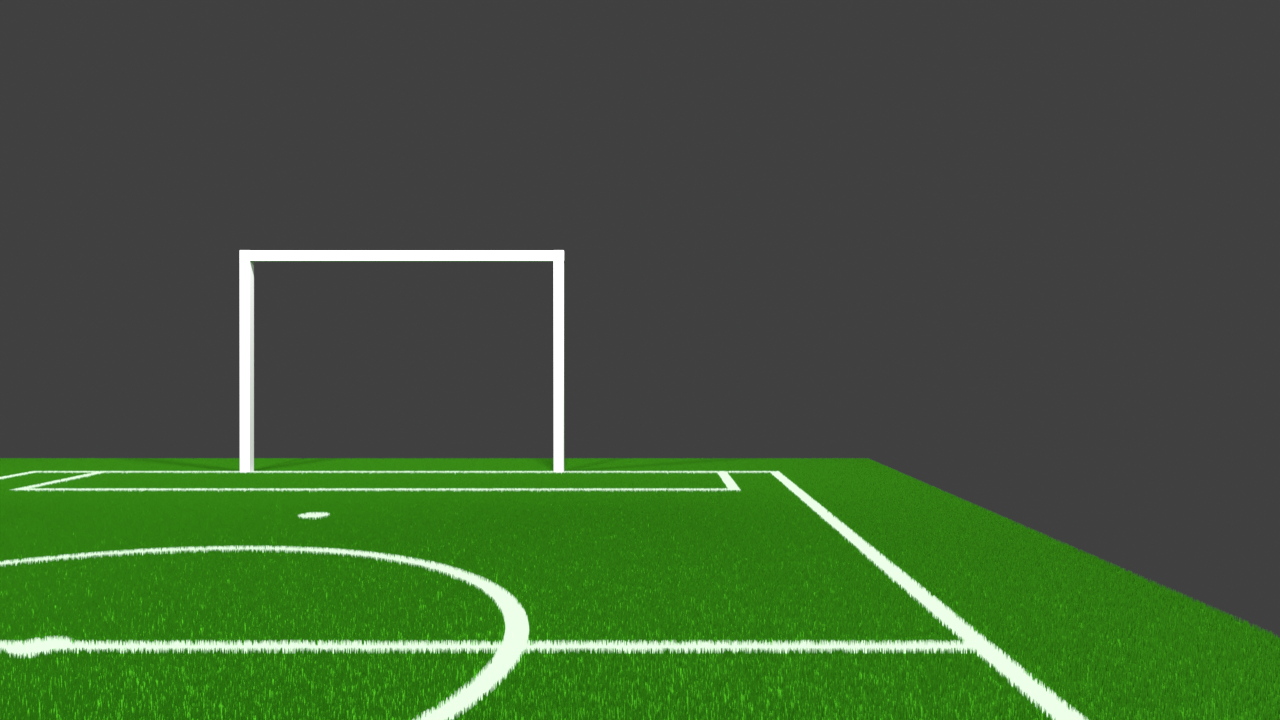
#> input picture deteksi garis/sample3.png, 1280 x 720 px
$ python line_img.py
#> lines starting #> are read from the running program, lines starting #| are printed output that depends on the picture; after the words box and inside, x2 and y2 are one past the last pixel; in counts of white or black regions, pixels touching at a corner belong together
import cv2
import numpy as np

#fungsi segmentasi lapangan
def segment(frame):
    low_green = np.array([30, 100, 45])
    up_green = np.array([85, 255, 255])

    hsv = cv2.cvtColor(frame, cv2.COLOR_BGR2HSV)
    kernel = cv2.getStructuringElement(cv2.MORPH_ELLIPSE, (3, 3))
    green_mask = cv2.inRange(hsv, low_green, up_green)
    green_mask1 = cv2.erode(green_mask, kernel, iterations=1)
    green_mask2 = cv2.dilate(green_mask1, kernel, iterations=6)

    #ambil bagian terbesar yang dianggap lapangan
    contours, _ = cv2.findContours(green_mask2, cv2.RETR_EXTERNAL, cv2.CHAIN_APPROX_SIMPLE)
    largest_contour = max(contours, key=cv2.contourArea)
    hull = cv2.convexHull(largest_contour)

    mask = np.zeros_like(green_mask2)
    cv2.drawContours(mask, [hull], -1, 255, thickness=-1)
    roi_frame = cv2.bitwise_and(frame, frame, mask=mask)

    return roi_frame

def slope(x1, y1, x2, y2):
    return (y1 - y2) / (x2 - x1 + 1e-6)

#jika garis relatif sejajar dan dekat = True
def is_parallel_and_close(line1, line2, slope_threshold=0.1, distance_threshold=10):    #threshold = toleransi perbedaan
    x1, y1, x2, y2 = line1
    x3, y3, x4, y4 = line2

    slope1 = slope(x1, y1, x2, y2)
    slope2 = slope(x3, y3, x4, y4)

    if abs(slope1 - slope2) > slope_threshold:
        return False

    dist = abs((y3 - slope1 * x3 - (y1 - slope1 * x1)) / np.sqrt(1 + slope1**2))
    return dist < distance_threshold

#jika ada 2 garis sejajar dan dekat, buang 1
def merge_lines(lines):
    merged_lines = []

    while lines:
        line = lines.pop(0)
        x1, y1, x2, y2 = line[0]
        max_line = line
        max_length = np.sqrt((x2 - x1)**2 + (y2 - y1)**2)

        to_remove = []
        for other_line in lines:
            x3, y3, x4, y4 = other_line[0]
            if is_parallel_and_close((x1, y1, x2, y2), (x3, y3, x4, y4)):
                length = np.sqrt((x4 - x3)**2 + (y4 - y3)**2)
                if length > max_length:
                    max_length = length
                    max_line = other_line
                to_remove.append(other_line)

        for line_to_remove in to_remove:
            lines.remove(line_to_remove)

        merged_lines.append(max_line)
    return merged_lines

def intersect(frame, field, lines):
    i = 0
    for line in lines:
        i += 1
        L1, T1, L2, T2 = 0, 0, 0, 0     #banyak pixel yang terdeteksi potongan L atau T, 1: ujung garis kiri, 2: ujung garis kanan
        bL1, bT1, bL2, bT2 = False, False, False, False     #false = tidak ada potongan L/T

        x1, y1, x2, y2 = line[0]
        r = 8   #radius deteksi intersect

        # [7 lines of commented-out code are left out]
        cv2.circle(frame, (x1, y1), 3, (0, 255, 0), -1)
        cv2.circle(frame, (x2, y2), 3, (0, 255, 0), -1)
        cv2.line(frame, (x1, y1), (x2, y2), (255, 255, 255), 2)

        #kotak kuning untuk cari banyak pixel titik dan garis di sekitar titik
        x11, y11 = max(x1 - r, 0), max(y1 - r, 0)
        x12, y12 = min(x1 + r, frame.shape[1]), min(y1 + r, frame.shape[0])
        surrounding_point1 = frame[y11:y12, x11:x12]

        x21, y21 = max(x2 - r, 0), max(y2 - r, 0)
        x22, y22 = min(x2 + r, frame.shape[1]), min(y2 + r, frame.shape[0])
        surrounding_point2 = frame[y21:y22, x21:x22]

        cv2.rectangle(frame, (x11, y11), (x12, y12), (0, 255, 255), 1)
        cv2.rectangle(frame, (x21, y21), (x22, y22), (0, 255, 255), 1)

        is_point1 = cv2.inRange(surrounding_point1, (240, 0, 0), (255, 10, 10)) #pixel biru = titik
        is_line1 = cv2.inRange(surrounding_point1, (0, 0, 240), (10, 10, 255))  #pixel merah = garis
        L1 = np.sum(is_point1)
        T1 = np.sum(is_line1)

        th= 1200    #banyak pixel minimal yang dianggap L atau T

        if L1 > th:
            cv2.putText(frame, "L1", (x1 - r, y1 + r + 20), cv2.FONT_HERSHEY_SIMPLEX, 0.6, (255, 255, 255), 2)
            bL1 = True
        elif T1 >th:
            cv2.putText(frame, "T1", (x1 - r, y1 + r + 20), cv2.FONT_HERSHEY_SIMPLEX, 0.6, (255, 255, 255), 2)
            bT1 = True

        is_point2 = cv2.inRange(surrounding_point2, (240, 0, 0), (255, 10, 10))
        is_line2 = cv2.inRange(surrounding_point2, (0, 0, 240), (10, 10, 255))
        L2 = np.sum(is_point2)
        T2 = np.sum(is_line2)

        if L2 > th:
            cv2.putText(frame, "L2", (x2 - r, y2 + r + 20), cv2.FONT_HERSHEY_SIMPLEX, 0.6, (255, 255, 255), 2)
            bL2 = True
        elif T2 > th:
            cv2.putText(frame, "T2", (x2 - r, y2 + r + 20), cv2.FONT_HERSHEY_SIMPLEX, 0.6, (255, 255, 255), 2)
            bT2 = True

        #cek apakah titik ada di pojok, false = tidak di pojok
        P1edge, P2edge = False, False
        ed = 50     #toleransi dianggap pojok
        if y1 < ed or y1 > frame.shape[0] - ed:
            P1edge = True
        if x1 < ed or x1 > frame.shape[1] - ed:
            P1edge = True
        if y2 < ed or y2 > frame.shape[0] - ed:
            P2edge = True
        if x2 < ed or x2 > frame.shape[1] - ed:
            P2edge = True

        #garis tengah adalah garis yang diapit 2 titik, (T, T) (pojok, T) (T, pojok)
        if (bT1 and bT2) or (bT1 and P2edge) or (bT2 and P1edge):
            cv2.putText(frame, "garis tengah", (int(0.5*x1 + 0.5*x2), int(0.5*y1 + 0.5*y2) - 20), cv2.FONT_HERSHEY_SIMPLEX, 0.6, (255, 255, 255), 2)

            #jika garis tengah lurus, cari X intersect: dengan cek pixel putih satu satu hehe
            grad = slope(x1, y1, x2, y2)
            if grad > -0.1 and grad < 0.1:
                white = 10e6
                b = False
                if bT1:
                    for px in range (x1, x2):
                        white_before = white
                        white = 0
                        for py in range (int((y1 + y2)/2) - 30, int((y1 + y2)/2) + 30):
                            if field[py, px] == 255:
                                white += 1

                        #print("white before =", white_before, "white =", white)
                        if white > white_before + 7:
                            cv2.circle(frame, (px, int((y1 + y2)/2)), 4, (0, 255, 0), -1)
                            center_line = frame[int((y1 + y2)/2), x1:px]
                            actual_length= 1.5 #meter, adalah panjang asli dari T ke X
                            focal_length= 2817
                            detected_length= center_line.size
                            y_distance= (actual_length*focal_length)/detected_length
                            if y_distance <= 4.5:   #jarak dari tengah lapangan ke pojok
                                text2 = f"Distance: {y_distance:.2f} meter"
                                cv2.putText(frame, text2, (px, y1 + 40), cv2.FONT_HERSHEY_SIMPLEX, 0.6, (255, 255, 255), 2)
                                x_distance = (abs(x1 - frame.shape[1]//2) / (px - x1)) * actual_length
                                x_distance = -3 + x_distance    #posisi x robot dari pusat lapangan
                                y_distance = -y_distance        #posisi y robot dari pusat lapangan
                                print(x_distance, y_distance)
                                local_point(x_distance, y_distance, width, height, resolusi)
                            b = True
                            break

                        if b:
                            break

                elif bT2:
                    for px in range (x2, x1, -1):
                        white_before = white
                        white = 0
                        for py in range (int((y1 + y2)/2) - 30, int((y1 + y2)/2) + 30):
                            if field[py, px] == 255:
                                white += 1

                        #print("white =", white)
                        if white > white_before + 7:
                            cv2.circle(frame, (px, int((y1 + y2)/2)), 4, (0, 255, 0), -1)
                            center_line = frame[int((y1 + y2)/2), px:x2]
                            actual_length= 1.5 #meter
                            focal_length= 2817
                            detected_length= center_line.size
                            y_distance= (actual_length*focal_length)/detected_length
                            if y_distance <= 4.5:
                                text2 = f"Distance: {y_distance:.2f} meter"
                                cv2.putText(frame, text2, (px, y1 + 40), cv2.FONT_HERSHEY_SIMPLEX, 0.6, (255, 255, 255), 2)
                                x_distance = (abs(x2 - frame.shape[1]//2) / (x2 - px)) * actual_length
                                x_distance = 3 - x_distance
                                y_distance = -y_distance
                                print(x_distance, y_distance)
                                local_point(x_distance, y_distance, width, height, resolusi)
                            b = True
                            break

                        if b:
                            break

        #garis samping adalah garis yang diapit 2 titik, (L, L) (L, pojok) (pojok, L)
        if (bL1 and bL2) or (bL1 and P2edge) or (bL2 and P1edge):
            cv2.putText(frame, "garis samping", (int(0.5*x1 + 0.5*x2), int(0.5*y1 + 0.5*y2) - 20), cv2.FONT_HERSHEY_SIMPLEX, 0.6, (255, 255, 255), 2)

        #print(text, "point 1 =", L1, "line 1 =", T1, "point 2 =", L2, "line 2 =", T2)p
        #print("P1 edge =", P1edge, "P2 edge =", P2edge)

        #kembalikan ke warna awal
        cv2.line(frame, (x1, y1), (x2, y2), (0, 0, 255), 2)
        cv2.circle(frame, (x1, y1), 3, (255, 0, 0), -1)
        cv2.circle(frame, (x2, y2), 3, (255, 0, 0), -1)

#fungsi lokalisasi
def local_point(x, y, width, height, resolusi):
    center_x, center_y = width // 2, height // 2    #titik 0, 0 lapangan (tengah)

    cv2.rectangle(canvas, (0 + resolusi, resolusi), (width - resolusi, height - resolusi), (255, 255, 255), 2)  #garis pinggir
    cv2.line(canvas, (0 + resolusi, center_y), (width - resolusi, center_y), (255, 255, 255), 2)    #garis tengah
    cv2.circle(canvas, (center_x, center_y), int(1.5*resolusi), (255, 255, 255), 2) #lingkaran tengah
    cv2.rectangle(canvas, (int(0.5*resolusi) + resolusi, 2*resolusi), (width - int(1.5*resolusi), resolusi), (255, 255, 255), 2) #kotak gawang 1
    cv2.rectangle(canvas, (int(0.5*resolusi) + resolusi, height - 2*resolusi), (width - int(1.5*resolusi), height - resolusi), (255, 255, 255), 2) #kotak gawang 2

    #posisi robot dalam meter
    x = int(x*resolusi + center_x)
    y = int(-y*resolusi + center_y)
    cv2.circle(canvas, (x, y), int(0.2 * resolusi), (0, 0, 255), -1)

img = cv2.imread('sample3.png')
#> img is the input picture: shape (720, 1280, 3); mean B, G, R 56.9, 88.6, 65.7
height, width, channels = img.shape
final = np.ones((height, width, 3), dtype=np.uint8) * 0
frame = segment(img)
#> in segment, `green_mask = cv2.inRange(hsv, low_green, up_green)`:
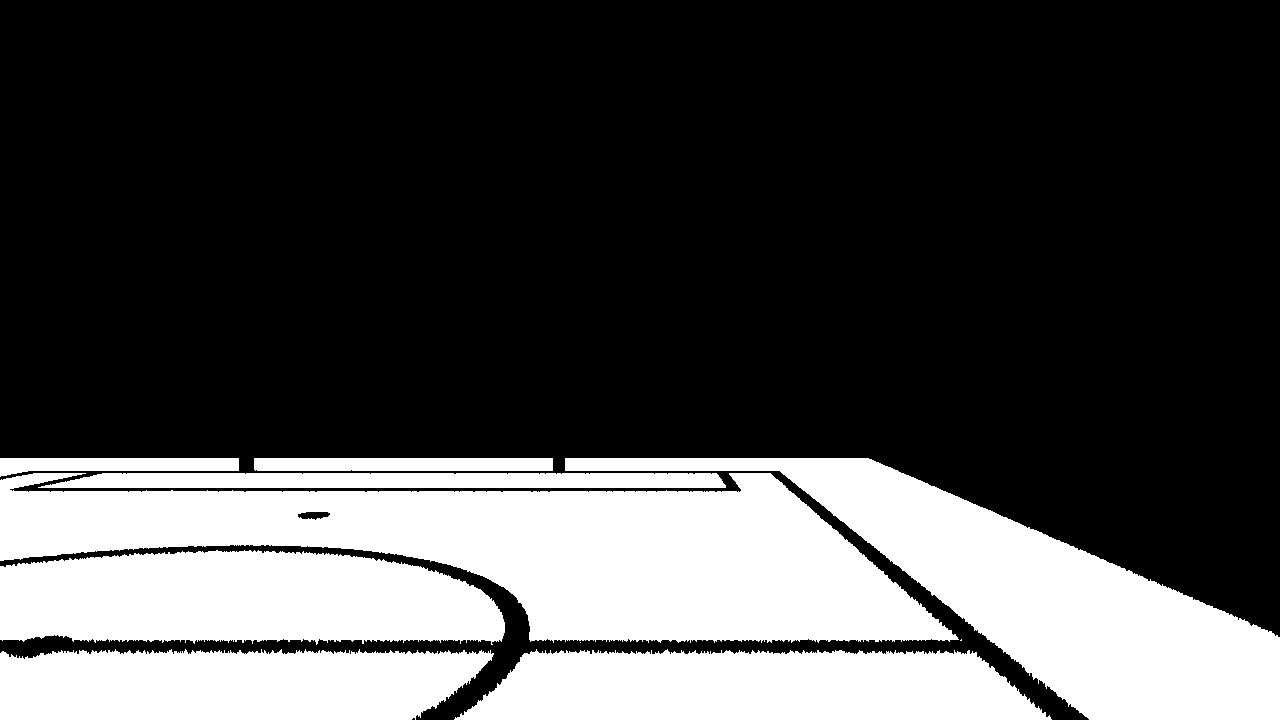
#> green_mask: shape (720, 1280); 29.2% white; 10 white regions (2 under 20 px), largest, box (x1, y1, x2, y2) and area: (0, 473, 959, 643) 87518, (565, 458, 1280, 720) 58837, (0, 550, 505, 645) 40042
#> in segment, `green_mask2 = cv2.dilate(green_mask1, kernel, iterations=6)`:
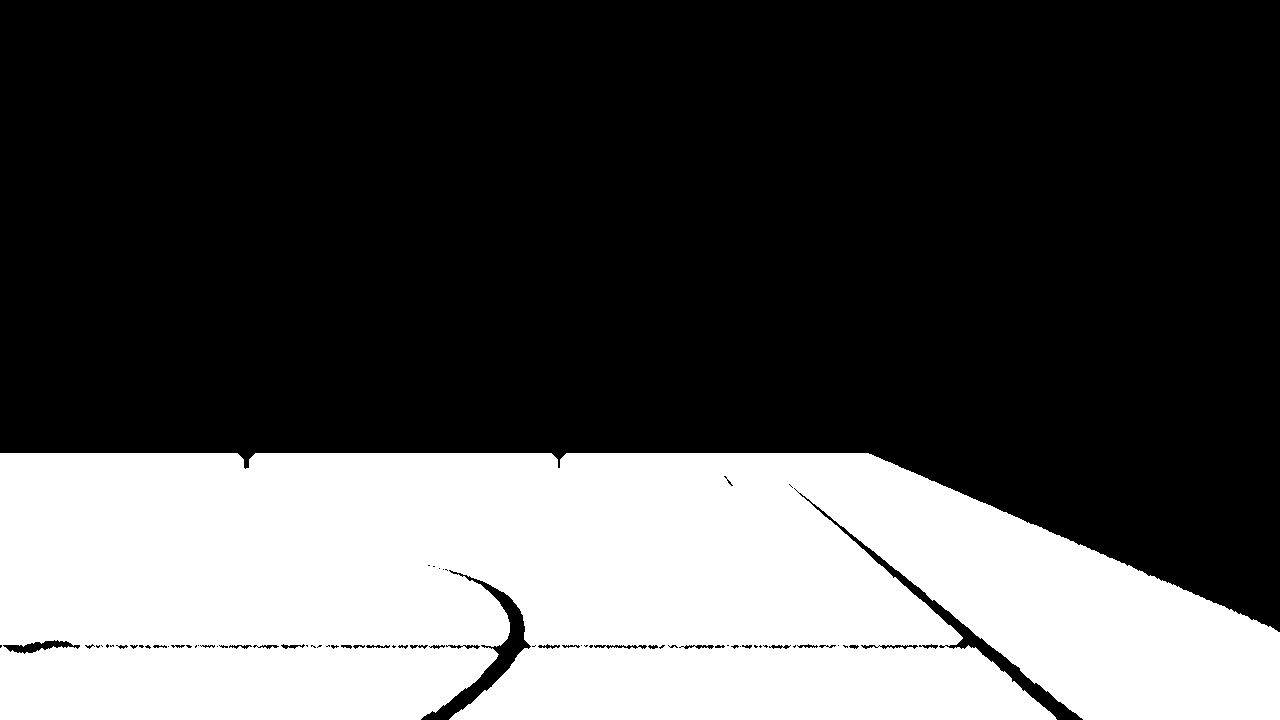
#> green_mask2: shape (720, 1280); 32.2% white; 1 white region
#> in segment, `contours, _ = cv2.findContours(green_mask2, cv2.RETR_EXTERNAL, cv2.CHA..`: contours = 1 contour; box (x1, y1, x2, y2) and area: (0, 453, 1280, 720) 297195
#> in segment, `largest_contour = max(contours, key=cv2.contourArea)`: largest_contour = contour of 721 points, box (x1, y1, x2, y2) (0, 453, 1280, 720), area 297195
#> in segment, `hull = cv2.convexHull(largest_contour)`: hull = contour of 12 points, box (x1, y1, x2, y2) (0, 453, 1280, 720), area 304020

low_white = np.array([0, 0, 165])
up_white = np.array([300, 60, 255])

hsv = cv2.cvtColor(frame, cv2.COLOR_BGR2HSV)
#> hsv: shape (720, 1280, 3); mean H, S, V 17, 64.5, 43.9
mask_white = cv2.inRange(hsv, low_white, up_white)
#> mask_white: shape (720, 1280); 2.7% white; 10 white regions (3 under 20 px), largest, box (x1, y1, x2, y2) and area: (0, 471, 1085, 720) 19841, (12, 453, 740, 491) 3051, (0, 546, 236, 566) 986
blurred_bin = cv2.GaussianBlur(hsv, (5, 5), 2)
#> blurred_bin: shape (720, 1280, 3); mean H, S, V 17, 64.5, 43.9
edges = cv2.Canny(blurred_bin, 50, 150)
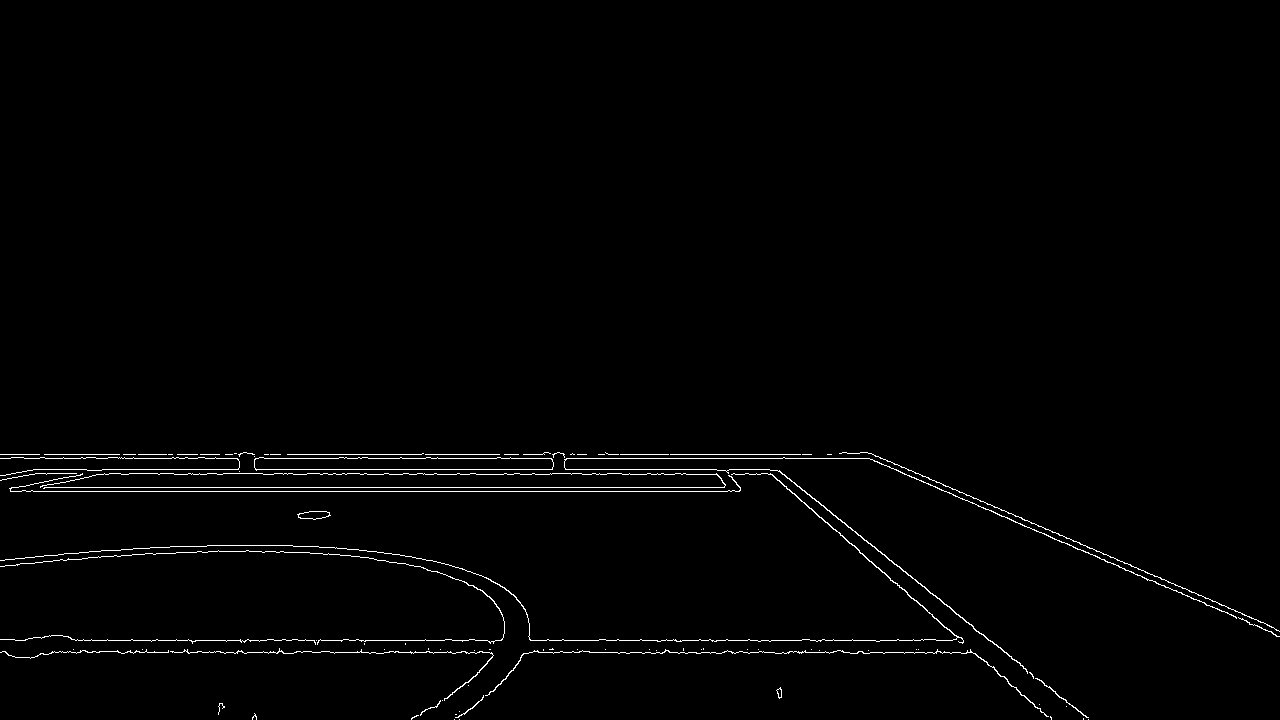
#> edges: shape (720, 1280); 1.1% white in thin lines or dots, all inside (x1, y1, x2, y2) = (0, 452, 1280, 720)

lines = cv2.HoughLinesP(mask_white, 1, np.pi/180, threshold=200, minLineLength=50, maxLineGap=10)
#> lines = 33 rows, first 6: [0, 647, 997, 647], [0, 646, 994, 646], [0, 648, 997, 648], [0, 645, 994, 645], [0, 644, 994, 644], [0, 642, 991, 642]

#create canvas, buat gambar lapangan
resolusi = 50
width, height = 8, 11
width *= resolusi
height *= resolusi
canvas = np.zeros((height, width, 3), dtype=np.uint8)

if lines is not None:
    merged_lines = merge_lines(lines.tolist())
#> the loop in merge_lines, `while lines:` made 8 passes

    for line in merged_lines:
        x1, y1, x2, y2 = line[0]
        cv2.line(final, (x1, y1), (x2, y2), (0, 0, 255), 2)
        cv2.circle(final, (x1, y1), 3, (255, 0, 0), -1)
        cv2.circle(final, (x2, y2), 3, (255, 0, 0), -1)
#> this loop made 8 passes
#> line on passes 1 to 8: [[0, 649, 1000, 649]], [[12, 489, 739, 489]], [[25, 472, 779, 472]], [[778, 473, 1072, 719]], [[819, 503, 982, 640]], [[790, 480, 981, 640]], [[846, 525, 1078, 719]], [[5, 560, 278, 546]]
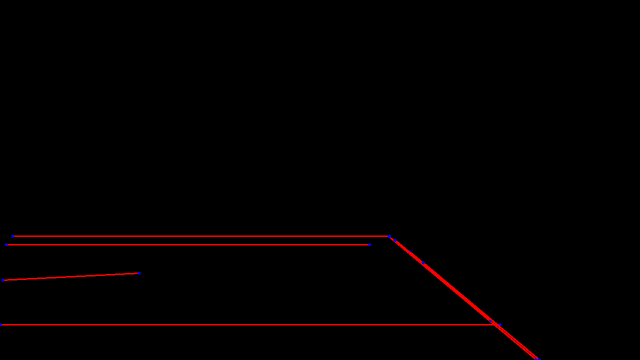
#> final: shape (720, 1280, 3) (shown at 1/2 size); mean of channels 0, 1, 2 0.1, 0, 2.9; drawn as B, G, R

    intersect(final, mask_white, merged_lines)
#> the loop in intersect, `for line in lines:` made 8 passes
#> (printed output is left out)

cv2.imshow('Canvas', canvas)
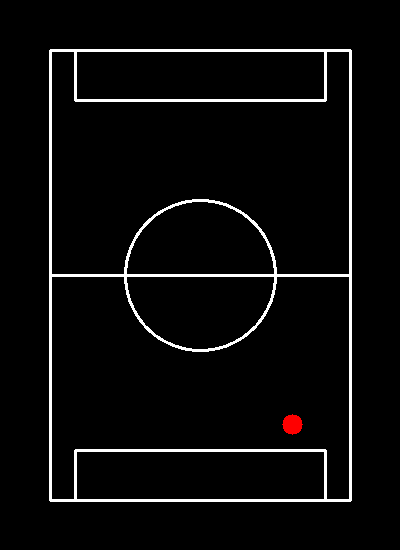
#> window 'Canvas': shape (550, 400, 3); mean B, G, R 10.3, 10.3, 10.7
cv2.imshow('Detected Lines', final)
cv2.imshow('frame', frame)
#cv2.imshow('white', mask_white)
cv2.waitKey(0)
cv2.destroyAllWindows()
